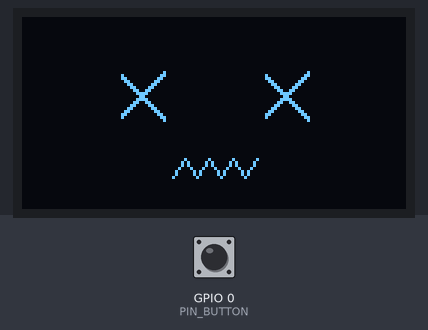
This sketch was run on a simulated ESP32. Parts: 128×64 one-colour display. The inputs (shaded band) are chosen by the test bench; at power-on: GPIO 0 (PIN_BUTTON) HIGH. WiFi joins after 1.5 s; servers stay silent unless stated; I2S audio is not simulated (input reads silence); uploads are accepted with an empty reply; random numbers use the default seed unless the sketch sets one; what the sketch prints to the serial monitor is not drawn.

Above: at 1.5 s.
1.6 s: GPIO 0 (PIN_BUTTON) pulsed LOW 5 times (0.12 s each, 0.3 s apart)
At 2.25 s:
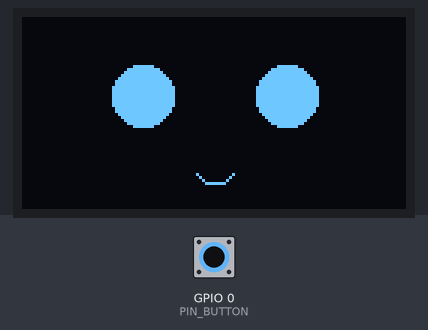
At 2.9 s:
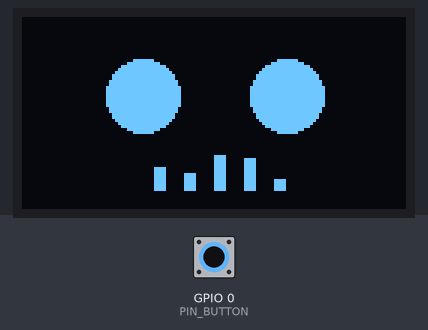
4.6 s: GPIO 0 (PIN_BUTTON) pulled LOW for 0.15 s
At 8.44 s:
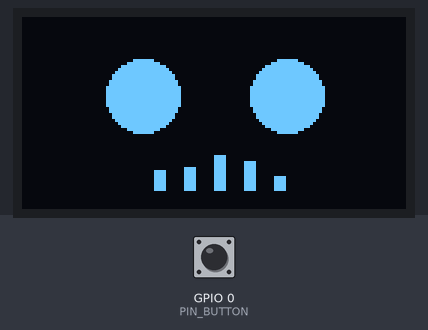
Timing chart, 0 to 9.9 s (numbered marks = the images above; inputs shaded):
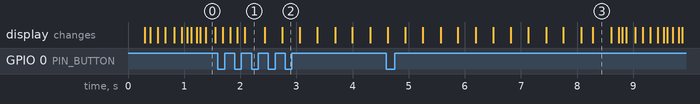

The sketch:

Mahoraga.ino
```cpp
// Mahoraga.ino — main sketch file. Top-level orchestration ONLY
// (docs/FIRMWARE.md). Open the firmware/Mahoraga FOLDER in Arduino IDE and
// it opens all the module tabs (.h/.cpp) together.
//
// State machine: IDLE -> LISTENING -> THINKING -> TALKING -> IDLE, with
// ERROR reachable from any state. All I2S, HTTP and pixel work lives in the
// modules; this file only calls their APIs and petFace.setState().
//
// Non-blocking loop (AGENTS.md §7): every long operation (recording,
// playback) is chunked through update() calls; the only blocking call is the
// bounded HTTP POST in THINKING (docs/FIRMWARE.md explicitly allows this).

#include <Arduino.h>

#include "config.h"
#include "pins.h"
#include "pet_face.h"
#include "wifi_manager.h"
#include "audio_capture.h"
#include "audio_playback.h"
#include "net_client.h"

// ---------------------------------------------------------------------------
// Standalone OLED test mode (docs/TESTING.md §1).
// Set to 1 and flash with ONLY the OLED wired: the face cycles through all
// five states, 3 s each, with no WiFi/audio/network involved.
// Set back to 0 for normal operation.
#define FACE_SELFTEST 0

// Forward declarations — the Arduino builder auto-generates these for .ino
// files, but declaring them explicitly keeps every builder version happy.
void setState(PetState s, const char* why);
void goError(bool persistent, const char* why);
bool buttonPressedEdge();
bool configLooksValid();
const char* netResultName(NetResult r);

#if FACE_SELFTEST
static const PetState SELFTEST_ORDER[5] = {
  PetState::IDLE, PetState::LISTENING, PetState::THINKING,
  PetState::TALKING, PetState::ERROR,
};
#endif

static const uint32_t ERROR_FACE_MS = 3000;  // transient errors: X_X, then IDLE
static const uint32_t DEBOUNCE_MS   = 50;

static PetState state           = PetState::IDLE;
static uint32_t errorShownMs    = 0;
static bool     errorPersistent = false;  // persistent = hold until WiFi returns

void setState(PetState s, const char* why) {
  state = s;
  petFace.setState(s);
  Serial.printf("[state] -> %d (%s)\n", (int)s, why);
}

void goError(bool persistent, const char* why) {
  errorPersistent = persistent;
  errorShownMs = millis();
  setState(PetState::ERROR, why);
}

// Debounced, edge-detected read of the active-low BOOT button.
bool buttonPressedEdge() {
  static int rawLast = HIGH;
  static int stable  = HIGH;
  static uint32_t lastChangeMs = 0;

  bool edge = false;
  const int raw = digitalRead(PIN_BUTTON);
  if (raw != rawLast) {
    rawLast = raw;
    lastChangeMs = millis();
  }
  if (raw != stable && millis() - lastChangeMs >= DEBOUNCE_MS) {
    stable = raw;
    if (stable == LOW) edge = true;  // BOOT button: pressed = LOW
  }
  return edge;
}

// Boot-time placeholder detection (AGENTS.md §7 — config validation).
bool configLooksValid() {
  if (strlen(WIFI_SSID) == 0 || strcmp(WIFI_SSID, "your-wifi-ssid") == 0) return false;
  if (strcmp(WIFI_PASSWORD, "your-wifi-password") == 0) return false;
  const String url = SERVER_URL;
  if (!url.startsWith("http://") && !url.startsWith("https://")) return false;
  if (url.indexOf("192.168.1.50") >= 0) return false;  // example placeholder IP
  return true;
}

const char* netResultName(NetResult r) {
  switch (r) {
    case NetResult::OK:             return "OK";
    case NetResult::HTTP_ERROR:     return "HTTP_ERROR";
    case NetResult::CONNECT_FAILED: return "CONNECT_FAILED";
    case NetResult::EMPTY_BODY:     return "EMPTY_BODY";
    case NetResult::NO_MEMORY:      return "NO_MEMORY";
    case NetResult::READ_TIMEOUT:   return "READ_TIMEOUT";
    case NetResult::TOO_LARGE:      return "TOO_LARGE";
  }
  return "?";
}

// --------------------------------------------------------------------------
void setup() {
  Serial.begin(115200);
  delay(300);  // setup-only: lets USB serial attach. loop() is delay()-free.
  Serial.println("\n[boot] desktop pet firmware starting");

  pinMode(PIN_BUTTON, INPUT_PULLUP);

  if (!petFace.begin())
    Serial.println("[boot] OLED init FAILED — check wiring, or try address 0x3D (pins.h)");

#if FACE_SELFTEST
  Serial.println("[boot] FACE_SELFTEST=1 — cycling all 5 face states, 3 s each (OLED only)");
  return;  // skip WiFi/audio init entirely — docs/TESTING.md §1
#endif

  if (!configLooksValid()) {
    Serial.println("[boot] CONFIG ERROR: config.h still has placeholder values.");
    Serial.println("       Edit config.h (next to Mahoraga.ino) with real WiFi + SERVER_URL, then reflash.");
    // Persistent ERROR: WiFi can never connect with placeholder credentials,
    // so the face keeps showing X_X until reflashed with a real config.
    goError(true, "invalid config.h");
  }

  wifiManager.begin(WIFI_SSID, WIFI_PASSWORD);
  if (!audioCapture.begin())  Serial.println("[boot] mic I2S init FAILED (check INMP441 wiring)");
  if (!audioPlayback.begin()) Serial.println("[boot] amp I2S init FAILED (check MAX98357A wiring)");
}

// --------------------------------------------------------------------------
void loop() {
#if FACE_SELFTEST
  // Cycle every state on a timer; nothing else runs.
  static uint32_t lastSwitchMs = 0;
  static int idx = -1;
  if (millis() - lastSwitchMs >= 3000) {
    lastSwitchMs = millis();
    idx = (idx + 1) % 5;
    setState(SELFTEST_ORDER[idx], "selftest");
  }
  petFace.update();
  return;
#endif

  wifiManager.update();
  petFace.update();

  const bool pressed = buttonPressedEdge();
  const bool wifiUp  = wifiManager.isConnected();

  switch (state) {

    case PetState::IDLE:
      if (!wifiUp) {
        goError(true, "wifi down");
        break;
      }
      if (pressed) {
        if (audioCapture.startRecording(MAX_RECORDING_MS)) {
          setState(PetState::LISTENING, "button pressed");
        } else {
          goError(false, "recording buffer alloc failed");
        }
      }
      break;

    case PetState::LISTENING:
      audioCapture.update();
      if (!wifiUp) {
        audioCapture.release();
        goError(true, "wifi lost mid-recording");
        break;
      }
      if (audioCapture.isDone()) {
        // Mic sanity dump for TESTING.md §3: peak amplitude should jump when
        // you speak near the INMP441.
        const int16_t* samples = (const int16_t*)audioCapture.getBuffer();
        const size_t n = audioCapture.getLength() / 2;
        int mn = 32767, mx = -32768;
        for (size_t i = 0; i < n; i++) {
          if (samples[i] < mn) mn = samples[i];
          if (samples[i] > mx) mx = samples[i];
        }
        Serial.printf("[mic] captured %u bytes, min=%d max=%d\n",
                      (unsigned)audioCapture.getLength(), mn, mx);

        if (n == 0) {
          audioCapture.release();
          goError(false, "no audio captured");
          break;
        }
        setState(PetState::THINKING, "recording complete");
      }
      break;

    case PetState::THINKING: {
      // Blocking-but-bounded HTTP call (docs/FIRMWARE.md): draw one THINKING
      // frame going in, one coming out; the call itself cannot interleave.
      petFace.update();
      NetResult r = netClient.sendAudio(audioCapture.getBuffer(),
                                        audioCapture.getLength(),
                                        HTTP_TIMEOUT_MS);
      audioCapture.release();
      petFace.update();

      if (r == NetResult::OK) {
        const bool playing = audioPlayback.play(netClient.responseData(),
                                                netClient.responseLength());
        netClient.release();  // play() made its own copy
        if (playing) setState(PetState::TALKING, "server replied");
        else         goError(false, "playback start failed");
      } else {
        Serial.printf("[net] /talk failed: %s (http=%d)\n",
                      netResultName(r), netClient.lastHttpCode());
        netClient.release();
        goError(false, "server request failed");
      }
      break;
    }

    case PetState::TALKING:
      audioPlayback.update();
      if (!audioPlayback.isPlaying()) setState(PetState::IDLE, "reply finished");
      break;

    case PetState::ERROR:
      if (errorPersistent) {
        if (wifiUp) setState(PetState::IDLE, "wifi recovered");
      } else if (millis() - errorShownMs >= ERROR_FACE_MS) {
        setState(PetState::IDLE, "error shown, recovering");
      }
      break;
  }
}
```

audio_capture.cpp
```cpp
// audio_capture.cpp — INMP441 mic on I2S port 0 (pins from HARDWARE.md/pins.h).
// Recording is chunked: update() reads a small block per loop() iteration so
// the OLED face and the rest of the loop keep running (AGENTS.md §7).

#include "audio_capture.h"
#include "pins.h"

#include <driver/i2s.h>
#include <esp_heap_caps.h>

AudioCapture audioCapture;

namespace {
// The amp uses I2S_NUM_1; the mic gets its own peripheral (HARDWARE.md).
constexpr i2s_port_t MIC_PORT  = I2S_NUM_0;
constexpr uint32_t SAMPLE_RATE = 16000;
constexpr int      CHUNK_WORDS = 128;  // int32_t words read per update()
}  // namespace

bool AudioCapture::begin() {
  i2s_config_t cfg = {};
  cfg.mode                 = (i2s_mode_t)(I2S_MODE_MASTER | I2S_MODE_RX);
  cfg.sample_rate          = SAMPLE_RATE;
  cfg.bits_per_sample      = I2S_BITS_PER_SAMPLE_32BIT;  // INMP441: 24-bit data in 32-bit slots
  cfg.channel_format       = I2S_CHANNEL_FMT_ONLY_LEFT;  // L/R tied to GND = left channel
  cfg.communication_format = I2S_COMM_FORMAT_STAND_I2S;
  cfg.intr_alloc_flags     = ESP_INTR_FLAG_LEVEL1;
  cfg.dma_buf_count        = 8;
  cfg.dma_buf_len          = 256;
  cfg.use_apll             = false;
  cfg.tx_desc_auto_clear   = false;
  cfg.fixed_mclk           = 0;
  if (i2s_driver_install(MIC_PORT, &cfg, 0, nullptr) != ESP_OK) return false;

  i2s_pin_config_t pinCfg = {};
  pinCfg.mck_io_num    = I2S_PIN_NO_CHANGE;
  pinCfg.bck_io_num    = PIN_MIC_SCK;
  pinCfg.ws_io_num     = PIN_MIC_WS;
  pinCfg.data_out_num  = I2S_PIN_NO_CHANGE;
  pinCfg.data_in_num   = PIN_MIC_SD;
  if (i2s_set_pin(MIC_PORT, &pinCfg) != ESP_OK) {
    i2s_driver_uninstall(MIC_PORT);
    return false;
  }
  i2s_start(MIC_PORT);
  _installed = true;
  return true;
}

bool AudioCapture::startRecording(uint32_t maxMs) {
  if (!_installed || _recording) return false;
  release();

  // Hard cap on length regardless of button behaviour (AGENTS.md §7).
  const size_t bytes = (size_t)((uint64_t)SAMPLE_RATE * 2 * maxMs / 1000);
  _buffer = (uint8_t*)heap_caps_malloc(bytes, MALLOC_CAP_SPIRAM);
  if (!_buffer) _buffer = (uint8_t*)malloc(bytes);  // fallback: internal RAM
  if (!_buffer) return false;

  _capacity   = bytes;
  _used       = 0;
  _deadlineMs = millis() + maxMs;
  _done       = false;

  // Flush stale samples sitting in the DMA buffers.
  int32_t discard[CHUNK_WORDS];
  size_t br = 0;
  for (int i = 0; i < 8; i++) i2s_read(MIC_PORT, discard, sizeof(discard), &br, 0);

  _recording = true;
  return true;
}

void AudioCapture::update() {
  if (!_installed || !_recording || _done) return;

  if ((int32_t)(millis() - _deadlineMs) >= 0 || _used >= _capacity) {
    _recording = false;
    _done = true;
    return;
  }

  int32_t raw[CHUNK_WORDS];
  size_t bytesRead = 0;
  // Short bounded wait (<= ~5 ms) keeps loop() non-blocking (AGENTS.md §7).
  i2s_read(MIC_PORT, raw, sizeof(raw), &bytesRead, pdMS_TO_TICKS(5));

  const size_t words = bytesRead / sizeof(int32_t);
  for (size_t i = 0; i < words && _used + 2 <= _capacity; i++) {
    // 24-bit-in-32 -> 16-bit with a small gain boost, clamped.
    int32_t v = raw[i] >> 14;
    if (v > 32767)  v = 32767;
    if (v < -32768) v = -32768;
    const int16_t s = (int16_t)v;
    _buffer[_used++] = (uint8_t)(s & 0xFF);          // little-endian PCM
    _buffer[_used++] = (uint8_t)((s >> 8) & 0xFF);
  }
}

void AudioCapture::release() {
  if (_buffer) {
    free(_buffer);  // free() is correct for heap_caps_malloc'd memory too
    _buffer = nullptr;
  }
  _capacity = 0;
  _used = 0;
  _recording = false;
  _done = false;
}
```

audio_capture.h
```cpp
#pragma once
// audio_capture.h — bounded, non-blocking INMP441 recording.
// Output format: 16 kHz / 16-bit signed little-endian / mono PCM,
// exactly what Google Speech-to-Text expects for LINEAR16 (docs/API.md).

#include <Arduino.h>

class AudioCapture {
public:
  bool begin();                        // install + start the mic I2S peripheral
  bool startRecording(uint32_t maxMs); // allocate buffer + arm; false if busy/OOM
  void update();                       // read one I2S chunk per call (non-blocking)
  bool isRecording() const { return _recording; }
  bool isDone() const      { return _done; }

  // Valid only between isDone() and release().
  const uint8_t* getBuffer() const { return _buffer; }
  size_t getLength() const { return _used; }   // bytes of PCM captured

  void release();                      // free the recording buffer

private:
  uint8_t* _buffer = nullptr;
  size_t   _capacity = 0;
  size_t   _used = 0;
  uint32_t _deadlineMs = 0;
  bool _recording = false;
  bool _done = false;
  bool _installed = false;  // I2S driver up? guards every port access
};

extern AudioCapture audioCapture;
```

audio_playback.cpp
```cpp
// audio_playback.cpp — MAX98357A on I2S port 1 (pins from HARDWARE.md/pins.h).
// update() writes a small chunk per loop() iteration with a bounded wait, so
// the TALKING mouth animation keeps running smoothly (AGENTS.md §4/§7).

#include "audio_playback.h"
#include "pins.h"

#include <driver/i2s.h>
#include <esp_heap_caps.h>

AudioPlayback audioPlayback;

namespace {
// The mic uses I2S_NUM_0; the amp gets the second peripheral (HARDWARE.md).
constexpr i2s_port_t AMP_PORT  = I2S_NUM_1;
constexpr uint32_t SAMPLE_RATE = 16000;
constexpr size_t   MAX_CLIP_BYTES = 512 * 1024;  // hard cap, ~16 s of audio
constexpr size_t   WRITE_CHUNK    = 2048;        // bytes per i2s_write() call
constexpr uint32_t DRAIN_MARGIN_MS = 300;        // DMA buffer drain allowance
constexpr size_t   WAV_HEADER_BYTES = 44;        // standard RIFF/WAVE header
}  // namespace

bool AudioPlayback::begin() {
  i2s_config_t cfg = {};
  cfg.mode                 = (i2s_mode_t)(I2S_MODE_MASTER | I2S_MODE_TX);
  cfg.sample_rate          = SAMPLE_RATE;
  cfg.bits_per_sample      = I2S_BITS_PER_SAMPLE_16BIT;
  cfg.channel_format       = I2S_CHANNEL_FMT_ONLY_LEFT;  // mono
  cfg.communication_format = I2S_COMM_FORMAT_STAND_I2S;
  cfg.intr_alloc_flags     = ESP_INTR_FLAG_LEVEL1;
  cfg.dma_buf_count        = 8;
  cfg.dma_buf_len          = 512;
  cfg.use_apll             = false;
  cfg.tx_desc_auto_clear   = true;
  cfg.fixed_mclk           = 0;
  if (i2s_driver_install(AMP_PORT, &cfg, 0, nullptr) != ESP_OK) return false;

  i2s_pin_config_t pinCfg = {};
  pinCfg.mck_io_num    = I2S_PIN_NO_CHANGE;
  pinCfg.bck_io_num    = PIN_AMP_BCLK;
  pinCfg.ws_io_num     = PIN_AMP_LRC;
  pinCfg.data_out_num  = PIN_AMP_DIN;
  pinCfg.data_in_num   = I2S_PIN_NO_CHANGE;
  if (i2s_set_pin(AMP_PORT, &pinCfg) != ESP_OK) {
    i2s_driver_uninstall(AMP_PORT);
    return false;
  }
  i2s_zero_dma_buffer(AMP_PORT);
  i2s_start(AMP_PORT);
  _installed = true;
  return true;
}

bool AudioPlayback::play(const uint8_t* wavBytes, size_t len) {
  stop();
  if (!_installed || !wavBytes || len == 0) return false;

  // Skip the 44-byte WAV header if this is a RIFF file; otherwise treat the
  // whole buffer as raw PCM (both are 16 kHz / 16-bit / mono by contract).
  const uint8_t* pcm = wavBytes;
  size_t pcmLen = len;
  if (len >= WAV_HEADER_BYTES && memcmp(wavBytes, "RIFF", 4) == 0) {
    pcm    += WAV_HEADER_BYTES;
    pcmLen -= WAV_HEADER_BYTES;
  }
  if (pcmLen == 0 || pcmLen > MAX_CLIP_BYTES) return false;

  // Copy so the caller's buffer can be freed immediately.
  _pcm = (uint8_t*)heap_caps_malloc(pcmLen, MALLOC_CAP_SPIRAM);
  if (!_pcm) _pcm = (uint8_t*)malloc(pcmLen);  // fallback: internal RAM
  if (!_pcm) return false;
  memcpy(_pcm, pcm, pcmLen);

  _len        = pcmLen;
  _offset     = 0;
  _durationMs = (uint32_t)((uint64_t)pcmLen * 1000 / (SAMPLE_RATE * 2));
  _startMs    = millis();
  _playing    = true;
  i2s_zero_dma_buffer(AMP_PORT);
  return true;
}

void AudioPlayback::update() {
  if (!_installed || !_playing) return;

  if (_offset < _len) {
    size_t n = _len - _offset;
    if (n > WRITE_CHUNK) n = WRITE_CHUNK;
    size_t written = 0;
    // Bounded wait (<= ~20 ms) — short enough that the face stays smooth.
    i2s_write(AMP_PORT, _pcm + _offset, n, &written, pdMS_TO_TICKS(20));
    _offset += written;
  } else if (millis() - _startMs >= _durationMs + DRAIN_MARGIN_MS) {
    // Every sample handed to DMA and the DMA buffers have drained: done.
    stop();
  }
}

void AudioPlayback::stop() {
  if (_pcm) {
    free(_pcm);
    _pcm = nullptr;
  }
  _len = 0;
  _offset = 0;
  _durationMs = 0;
  _playing = false;
  if (_installed) i2s_zero_dma_buffer(AMP_PORT);  // silence DMA ring residue
}
```

audio_playback.h
```cpp
#pragma once
// audio_playback.h — MAX98357A I2S playback of the server's WAV reply.
// Non-blocking: play() copies the clip, update() streams it chunk by chunk.

#include <Arduino.h>

class AudioPlayback {
public:
  bool begin();   // install + start the amp I2S peripheral

  // Accepts a WAV buffer (44-byte RIFF header is skipped, docs/FIRMWARE.md)
  // or raw 16kHz/16-bit mono PCM. Fails cleanly on empty/oversized input.
  bool play(const uint8_t* wavBytes, size_t len);

  void update();                      // stream next chunk per call
  bool isPlaying() const { return _playing; }

  // Progress reporting so callers can reason about playback length
  // (docs/FIRMWARE.md — pet_face drives TALKING on its own timer).
  uint32_t durationMs() const { return _durationMs; }
  uint32_t elapsedMs() const { return _playing ? millis() - _startMs : 0; }

  void stop();                        // cut playback + free the buffer

private:
  uint8_t* _pcm = nullptr;
  size_t   _len = 0;
  size_t   _offset = 0;
  uint32_t _startMs = 0;
  uint32_t _durationMs = 0;
  bool     _playing = false;
  bool     _installed = false;  // I2S driver up? guards every port access
};

extern AudioPlayback audioPlayback;
```

Source omitted: net_client.cpp (4225 bytes), net_client.h (1361 bytes), pet_face.cpp (6707 bytes), pet_face.h (1185 bytes), wifi_manager.cpp (1455 bytes), wifi_manager.h (793 bytes), config.h (745 bytes), pins.h (720 bytes)
